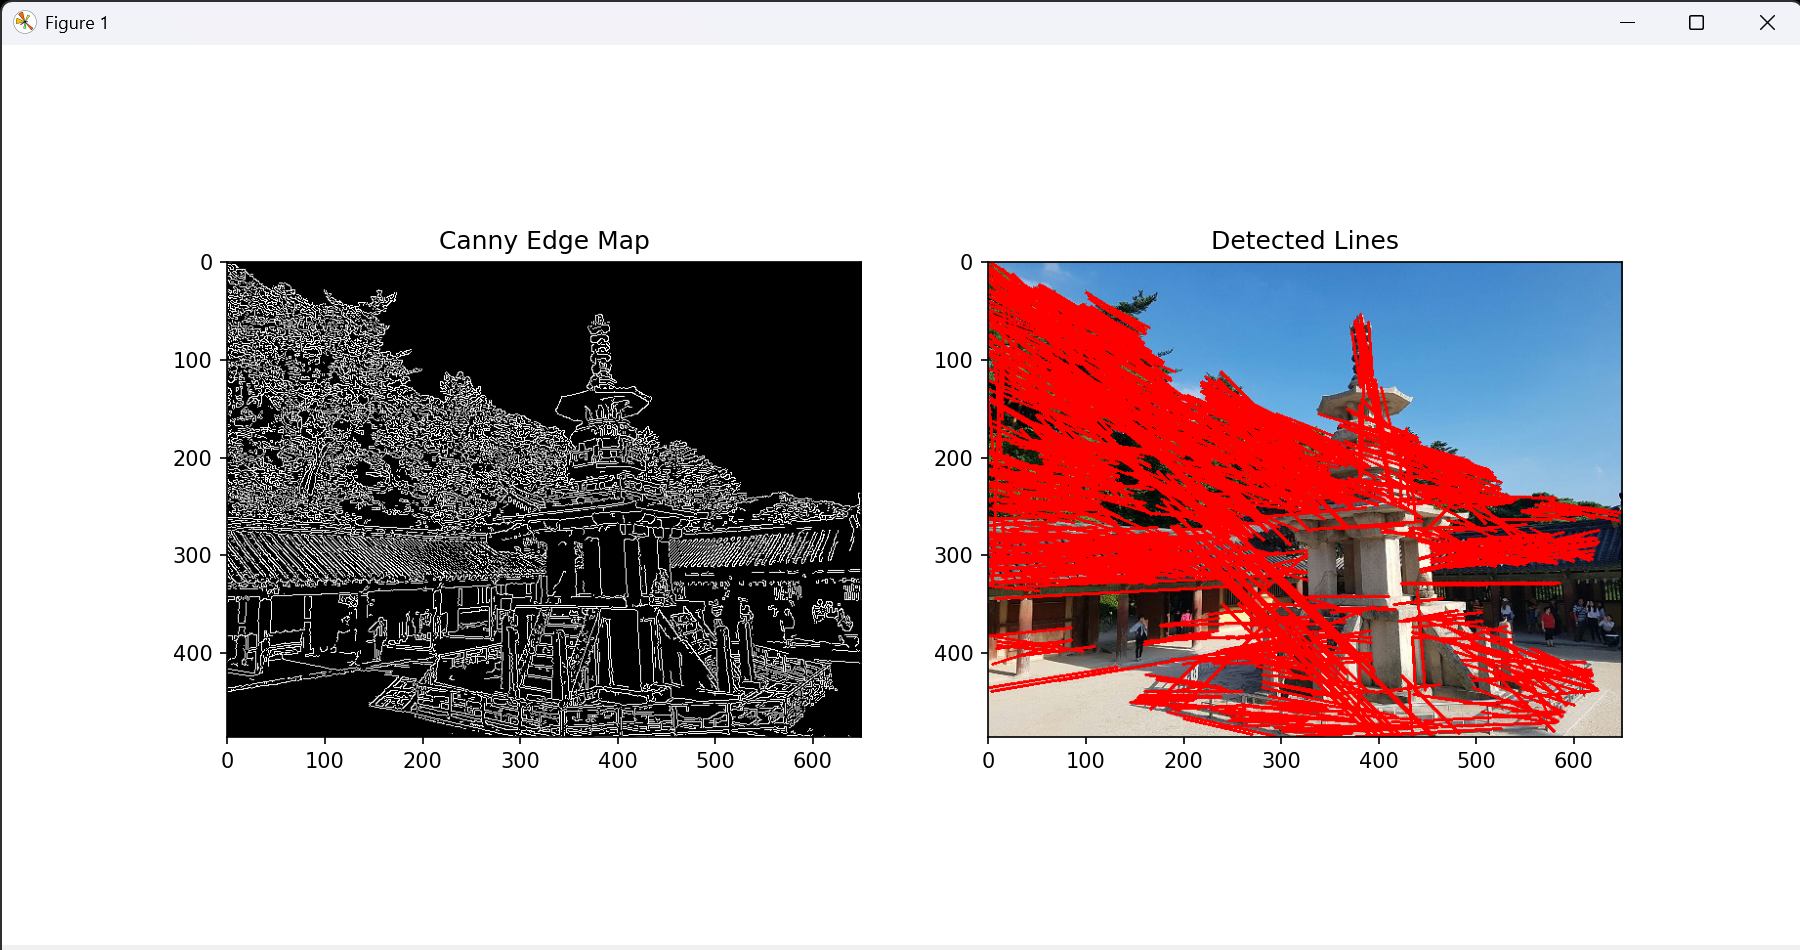

The Python source for this figure:
import cv2 as cv
import numpy as np
from matplotlib import pyplot as plt

def solve_hough():
    # 1. 이미지 로드 및 복사
    src = cv.imread('dabo.jpg')
    if src is None:
        print("Error: 이미지를 불러올 수 없습니다.")
        return
    
    # 직선을 그릴 원본 이미지 복사본 생성
    display_img = src.copy()
    gray = cv.cvtColor(src, cv.COLOR_BGR2GRAY)

    # 2. Canny 에지 검출: cv.Canny()를 사용하여 에지 맵을 생성합니다
    # threshold1과 threshold2는 각각 100과 200으로 설정하여 노이즈를 줄이고 강한 에지만 남깁니다
    edges = cv.Canny(gray, 100, 200)

    # 3. 확률적 허프 변환: cv.HoughLinesP()를 사용하여 직선을 검출합니다
    # rho, theta, threshold, minLineLength, maxLineGap 값을 조정하여 직선 검출 성능을 개선합니다.
    # rho=1(1픽셀), theta=np.pi/180(1도) 해상도 사용. threshold=50으로 설정.
    # minLineLength=50 (선으로 인정할 최소 길이), maxLineGap=10 (끊어진 선을 연결할 최대 간격)
    lines = cv.HoughLinesP(edges, rho=1, theta=np.pi/180, threshold=50, 
                           minLineLength=50, maxLineGap=10)

    # 4. 검출된 직선 그리기: cv.line()을 사용하여 검출된 직선을 원본 이미지에 그립니다.
    if lines is not None:
        for line in lines:
            x1, y1, x2, y2 = line[0]
            # 검출된 직선을 원본 이미지에서 빨간색으로 표시합니다.
            # cv.line()에서 색상은 (0, 0, 255) (빨간색)과 두께는 2로 설정합니다
            cv.line(display_img, (x1, y1), (x2, y2), (0, 0, 255), 2)

    # 5. 시각화: Matplotlib를 사용하여 원본 이미지와 직선이 그려진 이미지를 나란히 시각화합니다.
    plt.figure(figsize=(12, 6))
    
    # 왼쪽: Canny 에지 검출 결과 (흑백 맵)
    plt.subplot(121)
    plt.imshow(edges, cmap='gray')
    plt.title('Canny Edge Map')
    
    # 오른쪽: 빨간색 선이 추가된 결과 이미지
    plt.subplot(122)
    plt.imshow(cv.cvtColor(display_img, cv.COLOR_BGR2RGB))
    plt.title('Detected Lines')
    
    plt.show()

if __name__ == "__main__":
    solve_hough()
